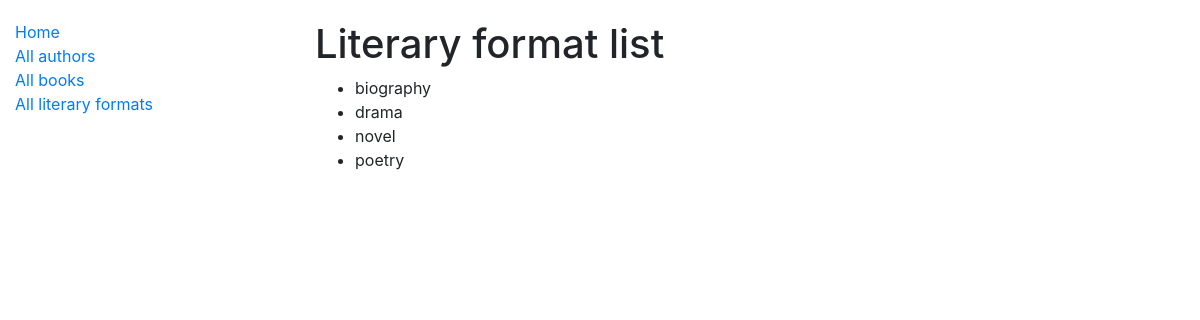
Before: /catalog/literary-formats/ with the older database file.
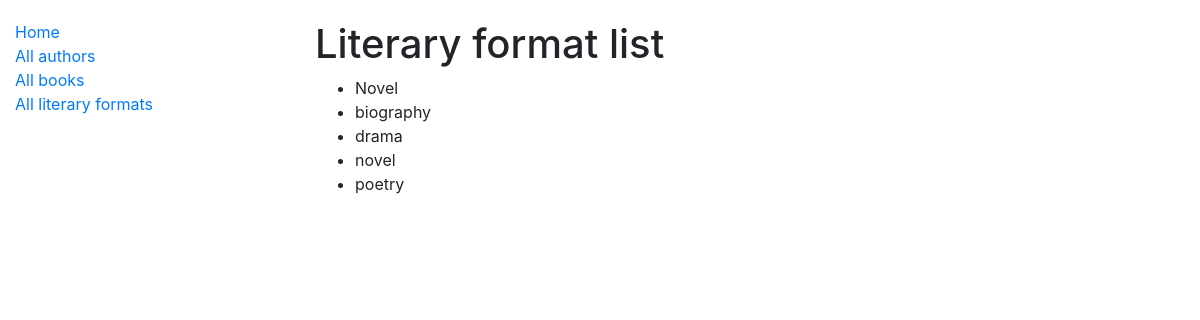
After: the same page with the newer database file.
### catalog/models.py (models this page shows, shortened)
class LiteraryFormat(models.Model):
    name = models.CharField(max_length=255)
    class Meta:
        ordering = ("name", )

### catalog/views.py (the view)
# urls.py: path("literary-formats/", LiteraryFormatListView.as_view(), name="literary-formats-list"),
class LiteraryFormatListView(generic.ListView):
    model = LiteraryFormat
    template_name = "catalog/literary_format_list.html"
    context_object_name = "literary_format_list"

### templates/catalog/literary_format_list.html
{% extends "base.html" %}
{% block content %}
  <h1>Literary format list</h1>
    {% if literary_format_list %}
      <ul>
      {% for literary_format in literary_format_list %}
        <li>{{ literary_format.name }}</li>
      {% endfor %}
      </ul>
    {% else %}
      <p>There is no literary formats</p>
    {% endif %}
{% endblock %}

### templates/base.html (shortened to what this page needs)
<!DOCTYPE html>
<html lang="en">
<head>
  <link rel="stylesheet" href="https://cdn.jsdelivr.net/npm/bootstrap@4.6.2/dist/css/bootstrap.min.css"
>
  {% load static %}
  <link rel="stylesheet" href="{% static 'css/style.css' %}">
</head>
<body>
<div class="container-fluid">
  <div class="row">
    <div class="col-sm-3">
      {% block sidebar %}
        {% include "includes/sidebar.html" %}
      {% endblock %}
    </div>
    <div class="col-9">
      {% block content %}
      {% endblock %}
    </div>
  </div>
</div>
</body>
</html>

### templates/includes/sidebar.html
<ul class="sidebar-nav">
  <li>
    <a href="{% url 'catalog:index' %}">Home</a>
  </li>
  <li>
    <a href="{% url 'catalog:author-list' %}">All authors</a>
  </li>
  <li>
    <a href="{% url 'catalog:book-list' %}">All books</a>
  </li>
  <li>
    <a href="{% url 'catalog:literary-formats-list' %}">All literary formats</a>
  </li>
</ul>

### static/css/style.css (style rules this page uses)
body { margin-top: 20px; }
.sidebar-nav { padding: 0; list-style: none; }

Changed rows visible on the page:
added LiteraryFormat: name "Novel"
